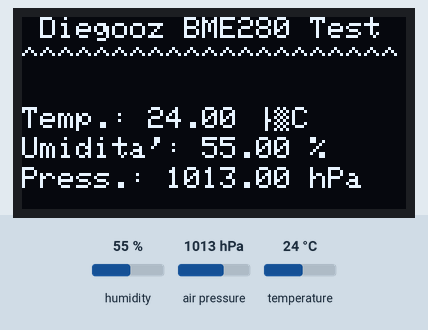
Recording of a sketch running on a simulated Arduino Uno, built with avr-gcc and run on an emulated ATmega328P. On the bench: 128×64 one-colour display. Inputs (shaded band) come from the test bench; at power-on: humidity 55 %, air pressure 1013 hPa, temperature 24 °C. The display library's start-up logo is not drawn; what the sketch prints to the serial monitor is not drawn.

Above: at 3.3 s.
3.4 s: humidity set to 22 %
At 4.6 s:
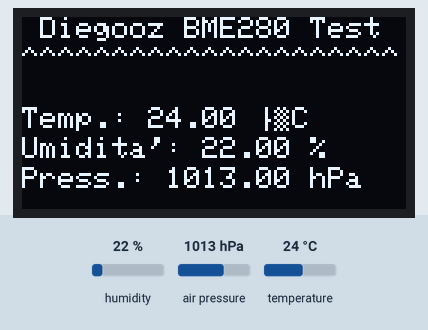
5.7 s: air pressure set to 952 hPa
At 7.1 s:
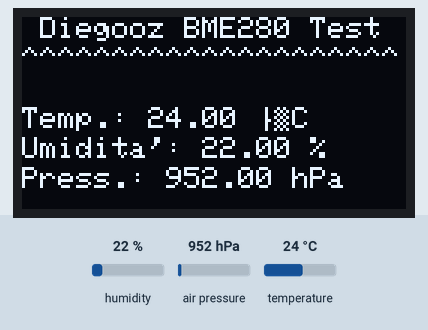
7.8 s: temperature set to 12 °C
At 9.6 s:
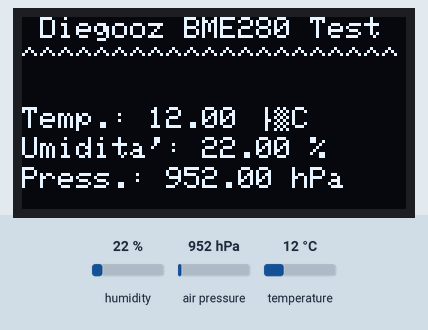
9.9 s: humidity set to 40 %
At 10.9 s:
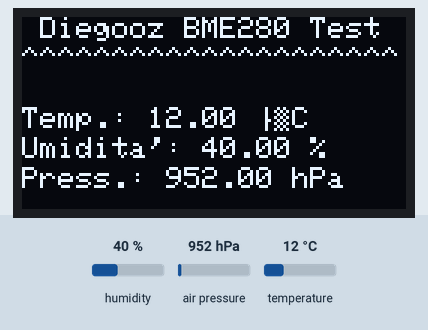
12.0 s: air pressure set to 975 hPa
At 13.3 s:
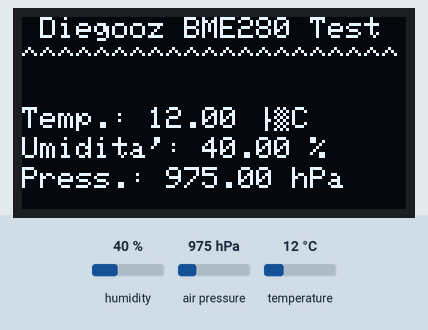
Timing chart, 0 to 15.0 s (numbered marks = the images above; inputs shaded):
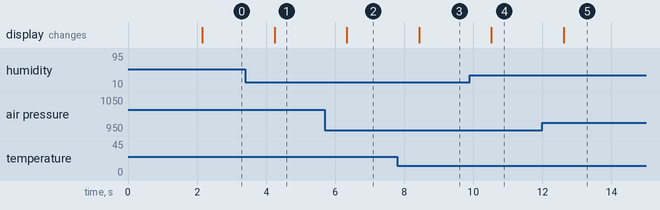

The sketch:

BME280_oled.ino
```cpp
/***************************************************************************
Based on the Adafruit example, added support for oled
 ***************************************************************************/

#include <Wire.h>
#include <SPI.h>
#include <Adafruit_BME280.h>
#include <Adafruit_GFX.h>
#include <Adafruit_SSD1306.h>

Adafruit_BME280 bme; // use I2C interface
Adafruit_Sensor *bme_temp = bme.getTemperatureSensor();
Adafruit_Sensor *bme_pressure = bme.getPressureSensor();
Adafruit_Sensor *bme_humidity = bme.getHumiditySensor();

Adafruit_SSD1306 display = Adafruit_SSD1306(128, 64, &Wire);

void setup() {
  Serial.begin(9600);
  Serial.println(F("BME280 Sensor event test"));

  if (!bme.begin(0x76)) {    //0x76 is the address of my bme sensor, use i2c scanner to find
    Serial.println(F("Could not find a valid BME280 sensor, check wiring!"));
    while (1) delay(10);
  }

  bme_temp->printSensorDetails();
  bme_pressure->printSensorDetails();
  bme_humidity->printSensorDetails();

  // by default, we'll generate the high voltage from the 3.3v line internally! (neat!)
  display.begin(SSD1306_SWITCHCAPVCC, 0x3C);  // initialize with the I2C addr 0x3C (for the 128x64)
   // init done
  display.display();
  delay(1000);
  display.clearDisplay();
  display.display();
  display.setTextSize(1.2);
  display.setTextColor(WHITE);
  delay(1000);
  display.display();

}

void loop() {
  sensors_event_t temp_event, pressure_event, humidity_event;
  bme_temp->getEvent(&temp_event);
  bme_pressure->getEvent(&pressure_event);
  bme_humidity->getEvent(&humidity_event);
     display.clearDisplay();
     display.setCursor(0,0);
     display.print(" Diegooz BME280 Test");
     display.setCursor(0,10);
     display.print("^^^^^^^^^^^^^^^^^^^^^");

  Serial.print(F("Temperature = "));
  Serial.print(temp_event.temperature);
  Serial.println(" *C");
     display.setCursor(0,30);
     display.print("Temp.: "); display.print(temp_event.temperature); display.println(" °C");

  Serial.print(F("Humidity = "));
  Serial.print(humidity_event.relative_humidity);
  Serial.println(" %");
     display.setCursor(0,40);
     display.print("Umidita': "); display.print(humidity_event.relative_humidity); display.println(" %");

  Serial.print(F("Pressure = "));
  Serial.print(pressure_event.pressure);
  Serial.println(" hPa");
      display.setCursor(0,50);
      display.print("Press.: "); display.print(pressure_event.pressure); display.println(" hPa");


  display.display();
  Serial.println();
  delay(1000);
    display.clearDisplay();
}
```

Measured:
- after the input at 3.4 s, the display: changes after 0.85 s (image 1)
- after the input at 5.7 s, the display: changes after 0.64 s (image 2)
- after the input at 7.8 s, the display: changes after 0.63 s (image 3)
- after the input at 9.9 s, the display: changes after 0.62 s (image 4)
- after the input at 12.0 s, the display: changes after 0.61 s (image 5)
